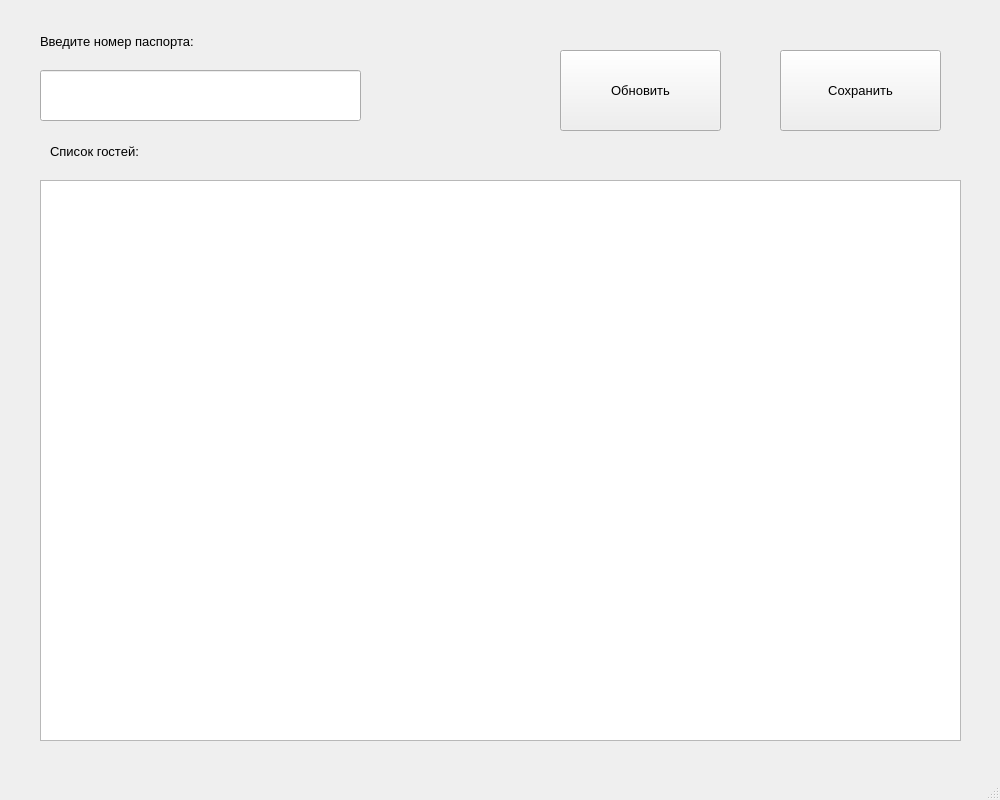
<?xml version="1.0" encoding="UTF-8"?>
<ui version="4.0">
 <class>MainWindow</class>
 <widget class="QMainWindow" name="MainWindow">
  <property name="geometry">
   <rect>
    <x>0</x>
    <y>0</y>
    <width>1000</width>
    <height>800</height>
   </rect>
  </property>
  <property name="windowTitle">
   <string>MainWindow</string>
  </property>
  <widget class="QWidget" name="centralwidget">
   <widget class="QTableWidget" name="tableWidget">
    <property name="geometry">
     <rect>
      <x>40</x>
      <y>180</y>
      <width>921</width>
      <height>561</height>
     </rect>
    </property>
   </widget>
   <widget class="QPushButton" name="updateButton">
    <property name="geometry">
     <rect>
      <x>560</x>
      <y>50</y>
      <width>161</width>
      <height>81</height>
     </rect>
    </property>
    <property name="font">
     <font>
      <family>Segoe UI</family>
      <pointsize>10</pointsize>
     </font>
    </property>
    <property name="text">
     <string>Обновить</string>
    </property>
    <property name="icon">
     <iconset>
      <normaloff>../images for project/icon_reset.png</normaloff>../images for project/icon_reset.png</iconset>
    </property>
    <property name="iconSize">
     <size>
      <width>40</width>
      <height>40</height>
     </size>
    </property>
   </widget>
   <widget class="QPushButton" name="saveButton">
    <property name="geometry">
     <rect>
      <x>780</x>
      <y>50</y>
      <width>161</width>
      <height>81</height>
     </rect>
    </property>
    <property name="font">
     <font>
      <family>Segoe UI</family>
      <pointsize>10</pointsize>
     </font>
    </property>
    <property name="text">
     <string>Сохранить</string>
    </property>
    <property name="icon">
     <iconset>
      <normaloff>../images for project/icon_save.png</normaloff>../images for project/icon_save.png</iconset>
    </property>
    <property name="iconSize">
     <size>
      <width>40</width>
      <height>40</height>
     </size>
    </property>
   </widget>
   <widget class="QLineEdit" name="lineEdit">
    <property name="geometry">
     <rect>
      <x>40</x>
      <y>70</y>
      <width>321</width>
      <height>51</height>
     </rect>
    </property>
    <property name="font">
     <font>
      <family>Segoe UI</family>
      <pointsize>10</pointsize>
     </font>
    </property>
    <property name="inputMask">
     <string/>
    </property>
   </widget>
   <widget class="QLabel" name="label">
    <property name="geometry">
     <rect>
      <x>40</x>
      <y>30</y>
      <width>201</width>
      <height>23</height>
     </rect>
    </property>
    <property name="font">
     <font>
      <family>Segoe UI</family>
      <pointsize>10</pointsize>
     </font>
    </property>
    <property name="text">
     <string>Введите номер паспорта:</string>
    </property>
   </widget>
   <widget class="QLabel" name="label_2">
    <property name="geometry">
     <rect>
      <x>50</x>
      <y>140</y>
      <width>117</width>
      <height>23</height>
     </rect>
    </property>
    <property name="font">
     <font>
      <family>Segoe UI</family>
      <pointsize>10</pointsize>
     </font>
    </property>
    <property name="text">
     <string>Список гостей:</string>
    </property>
   </widget>
  </widget>
  <widget class="QMenuBar" name="menubar">
   <property name="geometry">
    <rect>
     <x>0</x>
     <y>0</y>
     <width>1000</width>
     <height>26</height>
    </rect>
   </property>
  </widget>
  <widget class="QStatusBar" name="statusbar"/>
 </widget>
 <resources/>
 <connections/>
</ui>
